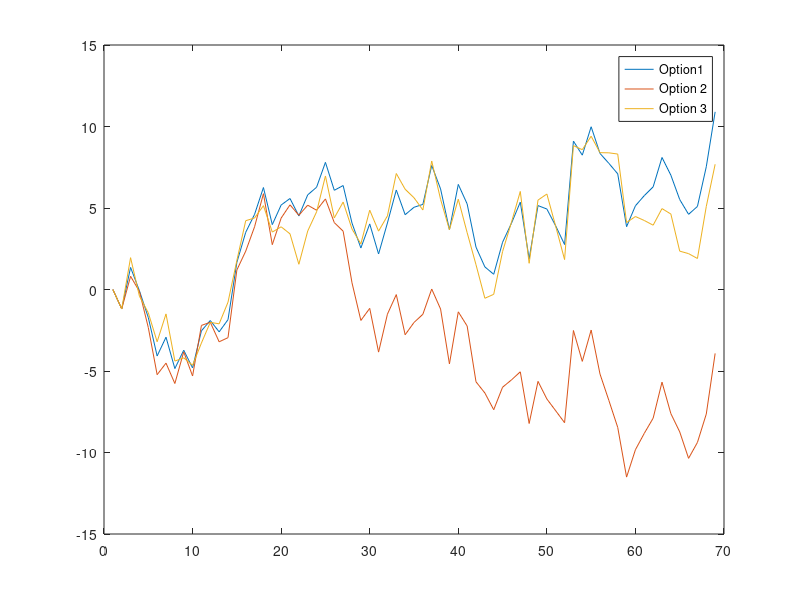

Source code (MATLAB):
iter = 0;

pKeeper = [0;0;0];

%while iter < 1000
M = [.5 .1;.1 .5;.9 -.5];

w = .52;
w = [w 1-w];
W = [0; 0];

C = [1 -.5 -.5;-.5 1 -.5;-.5 -.5 1];

P = [0;0;0];

S = [.95 -.05 -.001;-.05 .95 -.05;-.001 -.05 .95];

sig = 2;

theta = 10;
t = 1;



    while max(P) < theta
        V = C*M*W + sig * randn;

        thisAtt=2-(rand<=w(1));

        W(thisAtt)=1; 
        W(3-thisAtt)=0;

        t = t + 1;

        P(:,t) = S*P(:,t-1) + V;
    end
    
    iter = iter + 1;
    [maxVal,maxInx] = max(P(:,t));
    pKeeper(maxInx) = pKeeper(maxInx) + 1
    
%end
%plot([0 t+10],[theta theta],'k','LineWidth',4)
plot(P')
legend('Option1','Option 2','Option 3')
